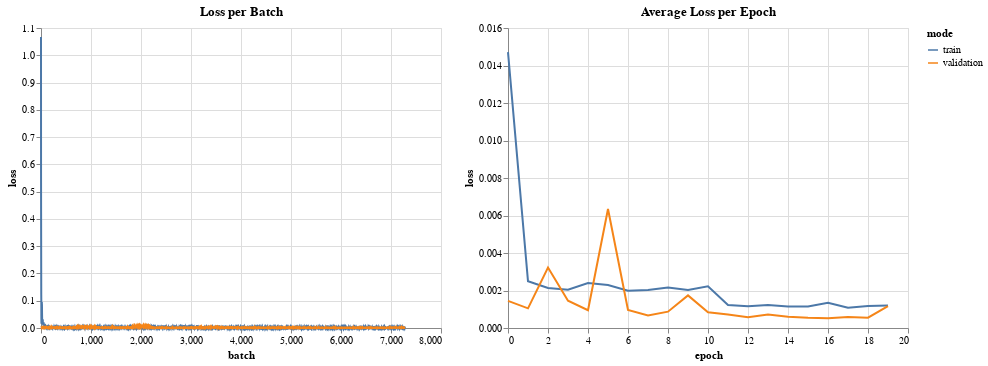

Here is the notebook cell this chart was saved with:
### Code cell
batch_losses_df = pl.DataFrame({
    "batch": [x for x in range(0, len(train_batch_losses))] + [x for x in range(0, len(val_batch_losses))],
    "loss": train_batch_losses + val_batch_losses,
    "mode": ["train"] * len(train_batch_losses) + ["validation"] * len(val_batch_losses)
})

epoch_losses_df = pl.DataFrame({
    "epoch": [x for x in range(0, len(train_epoch_losses))] + [x for x in range(0, len(val_epoch_losses))],
    "loss": train_epoch_losses + val_epoch_losses,
    "mode": ["train"] * len(train_epoch_losses) + ["validation"] * len(val_epoch_losses)
})

batch_loss_chart = (
    alt.Chart(batch_losses_df.to_pandas(), title="Loss per Batch")
    .mark_line()
    .encode(
        x='batch:Q',
        y='loss:Q',
        color='mode:N',
    ).properties(height=300, width=400)
)

epoch_loss_chart = (
    alt.Chart(epoch_losses_df.to_pandas(), title="Average Loss per Epoch")
    .mark_line()
    .encode(
        x='epoch:Q',
        y='loss:Q',
        color='mode:N',
    ).properties(height=300, width=400)
)

batch_loss_chart | epoch_loss_chart

### Figure 1 — Vega-Lite specification as saved in the notebook (floating-point values rounded to 4 significant figures; data arrays with more than 128 entries replaced by an {"elided": "..."} marker saying what was removed)
{"config": {"view": {"continuousWidth": 300, "continuousHeight": 300}}, "hconcat": [{"data": {"name": "data-a0ab2fdcd916b1b545f299c3c067d70e"}, "mark": {"type": "line"}, "encoding": {"color": {"field": "mode", "type": "nominal"}, "x": {"field": "batch", "type": "quantitative"}, "y": {"field": "loss", "type": "quantitative"}}, "height": 300, "title": "Loss per Batch", "width": 400}, {"data": {"name": "data-848ab05816ab089323c985051e2c3742"}, "mark": {"type": "line"}, "encoding": {"color": {"field": "mode", "type": "nominal"}, "x": {"field": "epoch", "type": "quantitative"}, "y": {"field": "loss", "type": "quantitative"}}, "height": 300, "title": "Average Loss per Epoch", "width": 400}], "$schema": "https://vega.github.io/schema/vega-lite/v5.20.1.json", "datasets": {"data-a0ab2fdcd916b1b545f299c3c067d70e": {"elided": "14560 records"}, "data-848ab05816ab089323c985051e2c3742": [{"epoch": 0, "loss": 0.01471, "mode": "train"}, {"epoch": 1, "loss": 0.002494, "mode": "train"}, {"epoch": 2, "loss": 0.00213, "mode": "train"}, {"epoch": 3, "loss": 0.002044, "mode": "train"}, {"epoch": 4, "loss": 0.002394, "mode": "train"}, {"epoch": 5, "loss": 0.002292, "mode": "train"}, {"epoch": 6, "loss": 0.001992, "mode": "train"}, {"epoch": 7, "loss": 0.002024, "mode": "train"}, {"epoch": 8, "loss": 0.002163, "mode": "train"}, {"epoch": 9, "loss": 0.002028, "mode": "train"}, {"epoch": 10, "loss": 0.002222, "mode": "train"}, {"epoch": 11, "loss": 0.001226, "mode": "train"}, {"epoch": 12, "loss": 0.001164, "mode": "train"}, {"epoch": 13, "loss": 0.001223, "mode": "train"}, {"epoch": 14, "loss": 0.001152, "mode": "train"}, {"epoch": 15, "loss": 0.00115, "mode": "train"}, {"epoch": 16, "loss": 0.00134, "mode": "train"}, {"epoch": 17, "loss": 0.001076, "mode": "train"}, {"epoch": 18, "loss": 0.001172, "mode": "train"}, {"epoch": 19, "loss": 0.001202, "mode": "train"}, {"epoch": 0, "loss": 0.001447, "mode": "validation"}, {"epoch": 1, "loss": 0.00105, "mode": "validation"}, {"epoch": 2, "loss": 0.003222, "mode": "validation"}, {"epoch": 3, "loss": 0.001457, "mode": "validation"}, {"epoch": 4, "loss": 0.0009478, "mode": "validation"}, {"epoch": 5, "loss": 0.006345, "mode": "validation"}, {"epoch": 6, "loss": 0.0009622, "mode": "validation"}, {"epoch": 7, "loss": 0.0006628, "mode": "validation"}, {"epoch": 8, "loss": 0.0008717, "mode": "validation"}, {"epoch": 9, "loss": 0.001738, "mode": "validation"}, {"epoch": 10, "loss": 0.0008393, "mode": "validation"}, {"epoch": 11, "loss": 0.0007174, "mode": "validation"}, {"epoch": 12, "loss": 0.0005709, "mode": "validation"}, {"epoch": 13, "loss": 0.0007219, "mode": "validation"}, {"epoch": 14, "loss": 0.0006022, "mode": "validation"}, {"epoch": 15, "loss": 0.0005402, "mode": "validation"}, {"epoch": 16, "loss": 0.0005171, "mode": "validation"}, {"epoch": 17, "loss": 0.0005881, "mode": "validation"}, {"epoch": 18, "loss": 0.0005493, "mode": "validation"}, {"epoch": 19, "loss": 0.001173, "mode": "validation"}]}}
